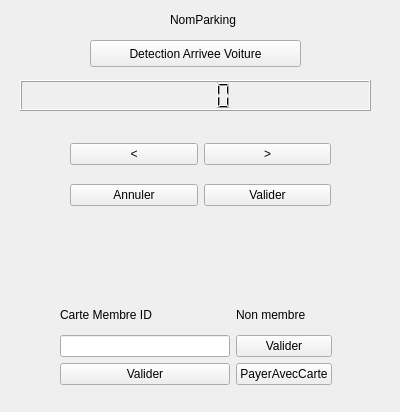
<?xml version="1.0" encoding="UTF-8"?>
<ui version="4.0">
 <class>Form</class>
 <widget class="QWidget" name="Form">
  <property name="geometry">
   <rect>
    <x>0</x>
    <y>0</y>
    <width>400</width>
    <height>412</height>
   </rect>
  </property>
  <property name="windowTitle">
   <string>Borne</string>
  </property>
  <widget class="QPushButton" name="btn_Voiture">
   <property name="geometry">
    <rect>
     <x>90</x>
     <y>40</y>
     <width>211</width>
     <height>27</height>
    </rect>
   </property>
   <property name="text">
    <string>Detection Arrivee Voiture</string>
   </property>
  </widget>
  <widget class="QLCDNumber" name="lcdNumber">
   <property name="geometry">
    <rect>
     <x>20</x>
     <y>80</y>
     <width>351</width>
     <height>31</height>
    </rect>
   </property>
  </widget>
  <widget class="QLabel" name="label_4">
   <property name="geometry">
    <rect>
     <x>170</x>
     <y>10</y>
     <width>151</width>
     <height>20</height>
    </rect>
   </property>
   <property name="text">
    <string>NomParking</string>
   </property>
  </widget>
  <widget class="QWidget" name="layoutWidget">
   <property name="geometry">
    <rect>
     <x>60</x>
     <y>300</y>
     <width>272</width>
     <height>85</height>
    </rect>
   </property>
   <layout class="QHBoxLayout" name="horizontalLayout">
    <item>
     <layout class="QVBoxLayout" name="verticalLayout_2">
      <item>
       <widget class="QLabel" name="label">
        <property name="text">
         <string>Carte Membre ID </string>
        </property>
       </widget>
      </item>
      <item>
       <widget class="QLineEdit" name="lineEdit_id"/>
      </item>
      <item>
       <widget class="QPushButton" name="btn_validerID">
        <property name="text">
         <string>Valider</string>
        </property>
       </widget>
      </item>
     </layout>
    </item>
    <item>
     <layout class="QVBoxLayout" name="verticalLayout">
      <item>
       <widget class="QLabel" name="label_2">
        <property name="text">
         <string>Non membre</string>
        </property>
       </widget>
      </item>
      <item>
       <widget class="QPushButton" name="btn_validerNonMembre">
        <property name="text">
         <string>Valider</string>
        </property>
       </widget>
      </item>
      <item>
       <widget class="QPushButton" name="btn_cb">
        <property name="text">
         <string>PayerAvecCarte</string>
        </property>
       </widget>
      </item>
     </layout>
    </item>
   </layout>
  </widget>
  <widget class="QWidget" name="layoutWidget">
   <property name="geometry">
    <rect>
     <x>70</x>
     <y>130</y>
     <width>261</width>
     <height>91</height>
    </rect>
   </property>
   <layout class="QHBoxLayout" name="horizontalLayout_2">
    <item>
     <layout class="QVBoxLayout" name="verticalLayout_5">
      <item>
       <widget class="QPushButton" name="btn_precedent">
        <property name="text">
         <string>&lt;</string>
        </property>
       </widget>
      </item>
      <item>
       <widget class="QPushButton" name="btn_annuler">
        <property name="text">
         <string>Annuler</string>
        </property>
       </widget>
      </item>
     </layout>
    </item>
    <item>
     <layout class="QVBoxLayout" name="verticalLayout_4">
      <item>
       <widget class="QPushButton" name="btn_suivant">
        <property name="text">
         <string>&gt;</string>
        </property>
       </widget>
      </item>
      <item>
       <widget class="QPushButton" name="btn_valider">
        <property name="text">
         <string>Valider</string>
        </property>
       </widget>
      </item>
     </layout>
    </item>
   </layout>
  </widget>
  <zorder>layoutWidget</zorder>
  <zorder>btn_Voiture</zorder>
  <zorder>lcdNumber</zorder>
  <zorder>layoutWidget</zorder>
  <zorder>label_4</zorder>
 </widget>
 <resources/>
 <connections/>
</ui>
